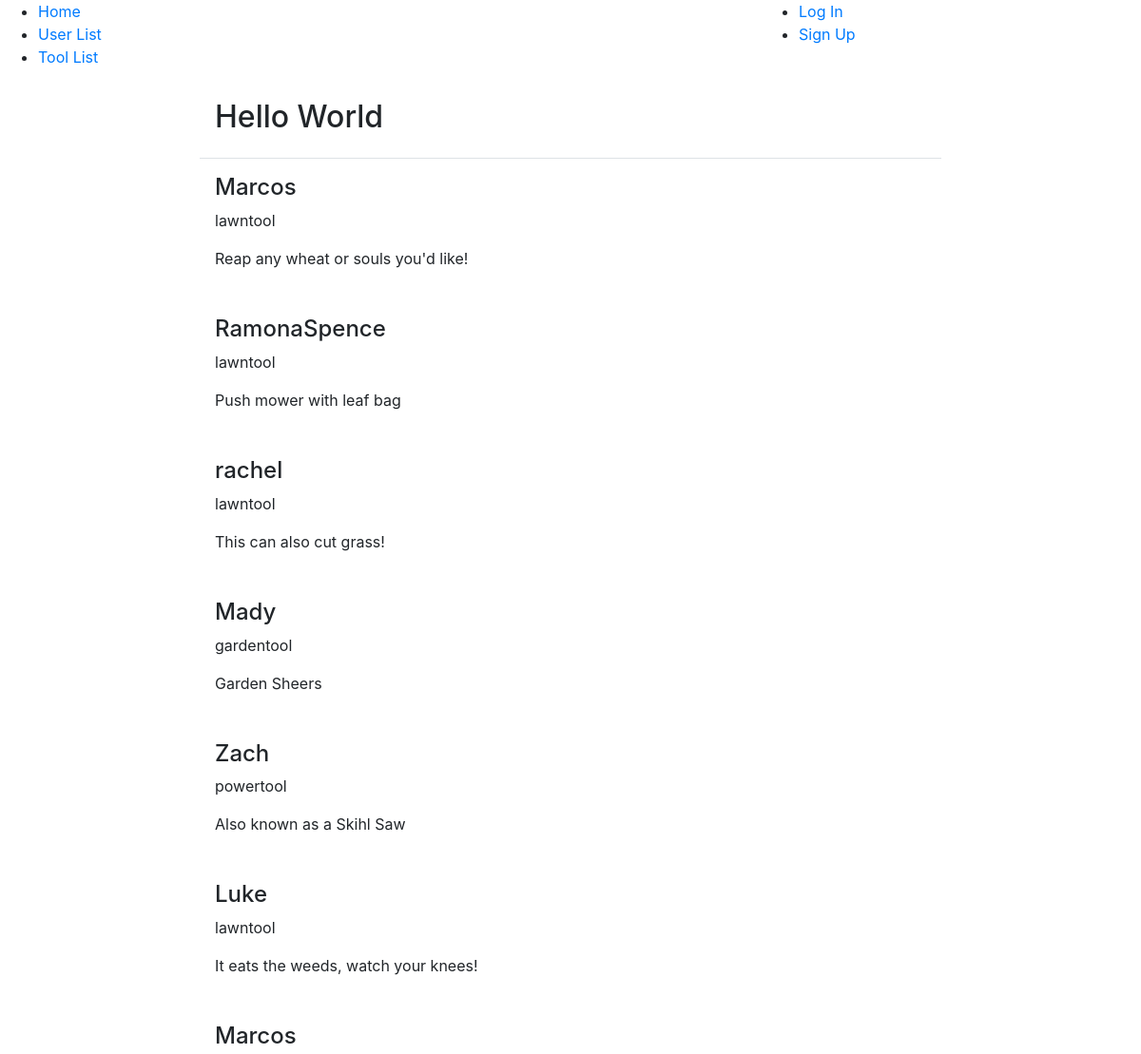
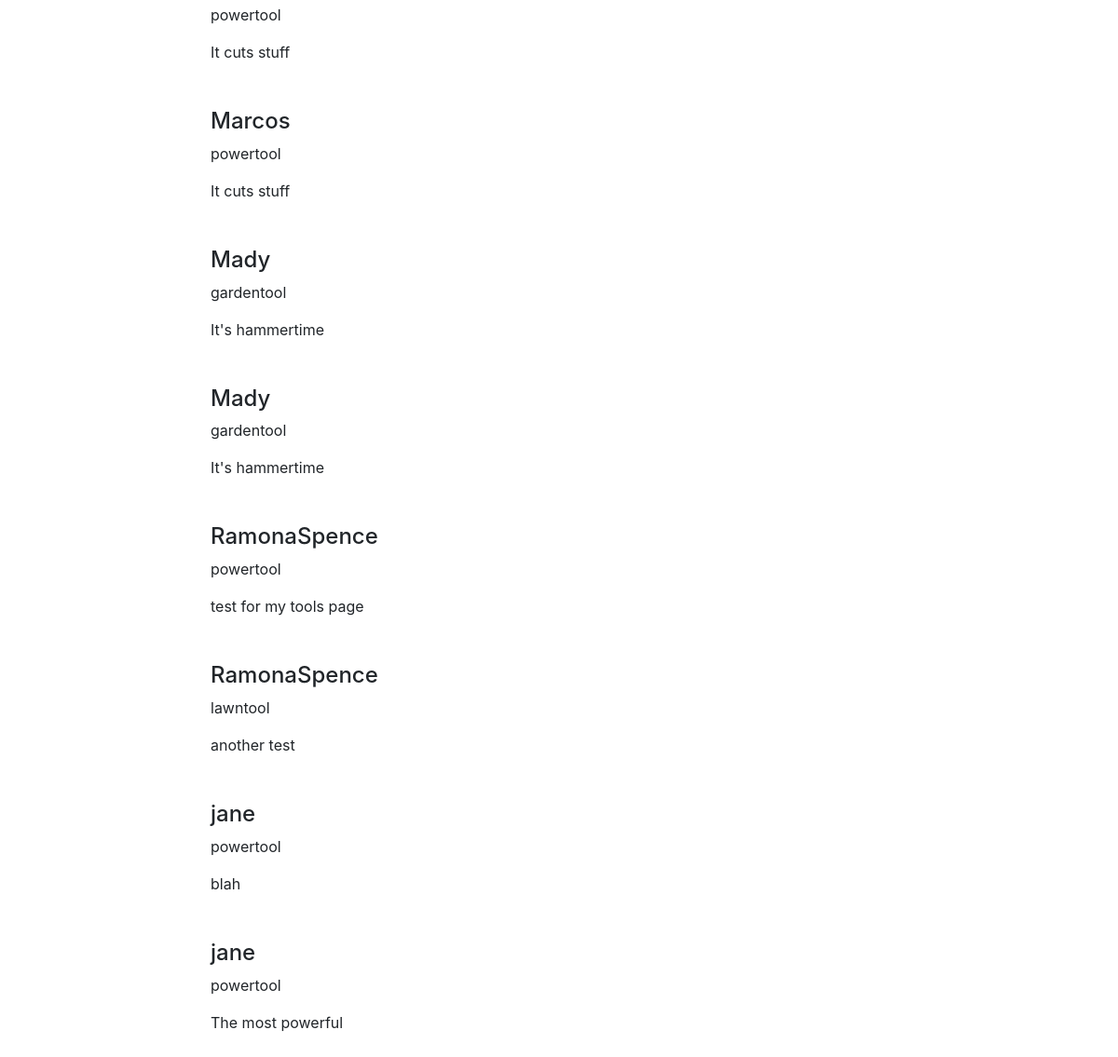
Screenshot of /mytools/12/ with the database file from the repository (2 pictures, top to bottom).
### tools/models.py (models this page shows, shortened)
class Tool(models.Model):
    powertool = 'powertool'
    lawntool = 'lawntool'
    gardentool = 'gardentool'
    available_types = [
        (powertool, 'powertool'),
        (lawntool, 'lawntool'),
        (gardentool, 'gardentool'),
    ]
    name = models.CharField(max_length = 255)
    type = models.TextField(max_length = 255, choices = available_types)
    description = models.TextField(max_length = 255)
    borrowed = models.BooleanField()
    owner = models.ForeignKey(User, on_delete=models.CASCADE, null=True, blank=True)

### tools/views.py (the view)
# urls.py: path('mytools/<str:selection>/', views.MyToolView.as_view(), name = "mytools"),
class MyToolView(generic.ListView):
    template_name = 'tools/mytools.html'
    model = Tool
    def get_queryset(self):
        queryset = Tool.objects.all()
        username = self.request.user.id
        if username is not None:
            queryset = queryset.filter(owner = username)
        return queryset

### tools/templates/tools/mytools.html
{% extends 'tools/base.html' %}
{% block content %}
<div class="row no-gutters">
  <div class="col-8 offset-2">
    <div class="modal-header">
      <h2>Hello World</h2>
    </div>
    {% for tool in object_list %}
    <div class="modal-body">
      <h4>{{ tool.owner }}</h4>
      <p>{{ tool.type }}</p>
      <p>{{ tool.description }}</p>
    </div>
    {% endfor %}
  </div>
</div>
{% endblock content %}

### rows the page displays
Tool: owner "Marcos", type "lawntool", description "Reap any wheat or souls you'd like!"
Tool: owner "RamonaSpence", type "lawntool", description "Push mower with leaf bag"
Tool: owner "rachel", type "lawntool", description "This can also cut grass!"
Tool: owner "Mady", type "gardentool", description "Garden Sheers"
Tool: owner "Zach", type "powertool", description "Also known as a Skihl Saw"
Tool: owner "Luke", type "lawntool", description "It eats the weeds, watch your knees!"
Tool: owner "Marcos", type "powertool", description "It cuts stuff"
Tool: owner "Marcos", type "powertool", description "It cuts stuff"
Tool: owner "Mady", type "gardentool", description "It's hammertime"
Tool: owner "Mady", type "gardentool", description "It's hammertime"
Tool: owner "RamonaSpence", type "powertool", description "test for my tools page"
Tool: owner "RamonaSpence", type "lawntool", description "another test"
Tool: owner "jane", type "powertool", description "blah"
Tool: owner "jane", type "powertool", description "The most powerful"
